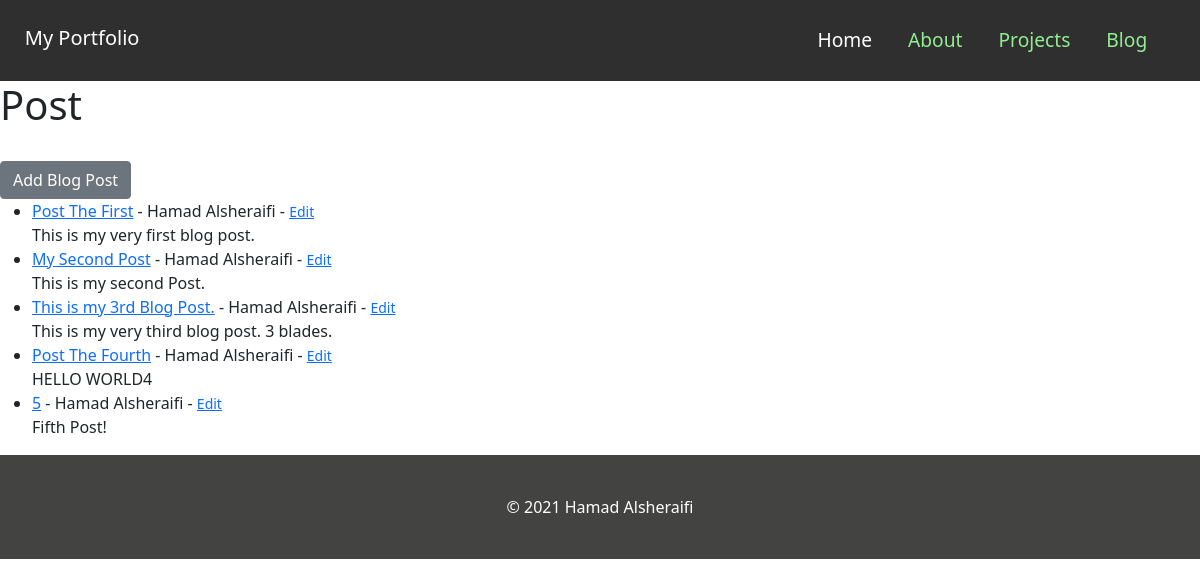
The app's page /blog, older data.
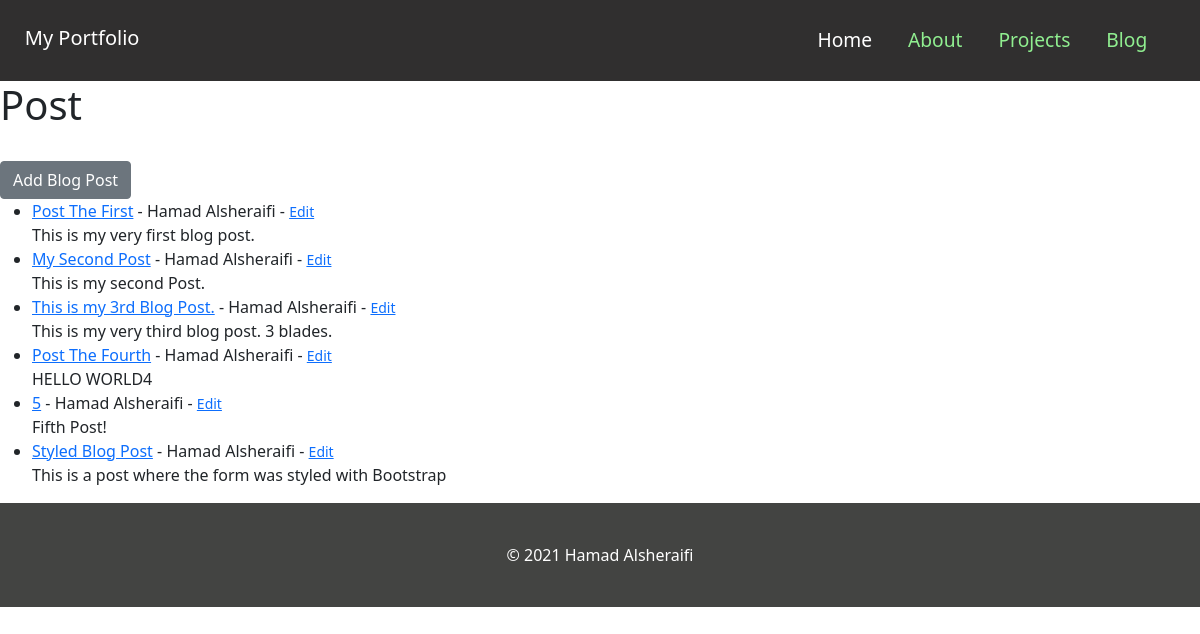
The same page, newer data.
### website/models.py (models this page shows, shortened)
class Post(models.Model):
    title = models.CharField(max_length=255)
    title_tag = models.CharField(max_length=255)
    author = models.ForeignKey(User, on_delete=models.CASCADE)
    body = models.TextField()

### website/views.py (the view)
# urls.py: path('blog', BlogView.as_view(), name='blog'),
class BlogView(ListView):
    model = Post
    template_name = 'blog.html'

### website/templates/blog.html (shortened to what this page needs)
{% extends 'base.html' %}
{% block content %}
    <h1>Post</h1><br>
    <a href="{% url 'add_post' %}" class="btn btn-secondary">Add Blog Post</a>
    <ul>
    {% for post in object_list %}
        <li><a href="{% url 'article-detail' post.pk %}">{{ post.title }}</a> - {{ post.author.first_name }}
            {{ post.author.last_name }} - <small><a href="{% url 'update_post' post.pk%}">Edit</a></small><br>
            {{ post.body }}
        </li>
    {% endfor %}
    </ul>
{% endblock %}

### website/templates/base.html (shortened to what this page needs)
{% load static %}
<!doctype html>
<html lang="en">
  <head>
    <link href="https://cdn.jsdelivr.net/npm/bootstrap@5.0.1/dist/css/bootstrap.min.css" rel="stylesheet"
>
    <link rel="stylesheet" href="{% static 'css/base.css' %}">
  </head>
  <body>
    <nav class="navbar navbar-expand-md sticky-top">
      <div class="container-fluid">
        <a class="navbar-brand" href="{% url 'home' %}">My Portfolio</a>
        <div class="collapse navbar-collapse" id="navbarNav">
          <ul class="navbar-nav ms-auto">
            <li class="nav-item">
              <a class="nav-link active" aria-current="page" href="{% url 'home' %}">Home</a>
            </li>
            <li class="nav-item">
              <a class="nav-link" href="{% url 'about' %}">About</a>
            </li>
            <li class="nav-item">
              <a class="nav-link" href="#">Projects</a>
            </li>
            <li class="nav-item">
              <a class="nav-link" href="{% url 'blog' %}">Blog</a>
            </li>
          </ul>
        </div>
      </div>
    </nav>
        {% block content %}
        {% endblock %}
    <footer class="page-footer font-small special-color-dark pt-4 navbar-static-bottom">
      <div class="footer-copyright text-center py-3">
        © 2021 Hamad Alsheraifi
      </div>
    </footer>
  </body>
</html>

### website/static/css/base.css (style rules this page uses)
html, body { background: linear-gradient(rgba(0.0,0.0,0.0,0.0), rgba(0.0,0.0,0.0,0.0)); width: 100%; height: 100%; margin: 0px; padding: 0px; overflow-x: hidden; }
.navbar { padding: .8rem; background-color: #302F2F; font-size: 1.2em; }
.navbar-brand { min-height: 55px; color: white; padding-top: 10px; }
.navbar-expand-md .navbar-nav li a { color: lightgreen; }
.navbar-expand-md .navbar-nav li a:hover, .navbar-expand-md .navbar-nav li a.active { color: white; }
.navbar-nav li { padding-right: 20px; }
footer { background: #434442; }
.footer-copyright { color: white; min-height: 80px; }

Row changes from the older to the newer data that the page shows:
added Post: title "Styled Blog Post", author.first_name "Hamad", author.last_name "Alsheraifi", body "This is a post where the form was styled with Bootstrap"
